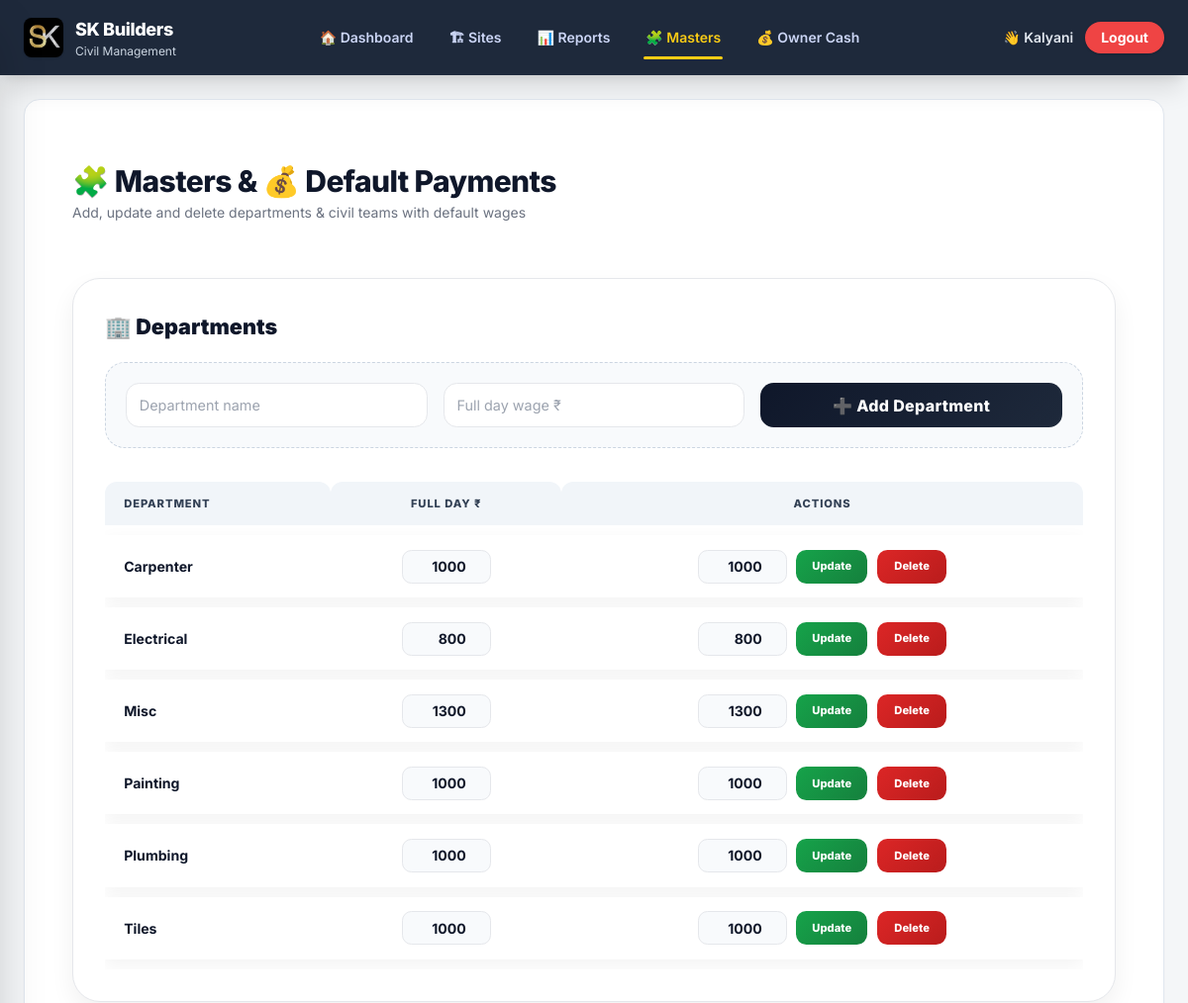
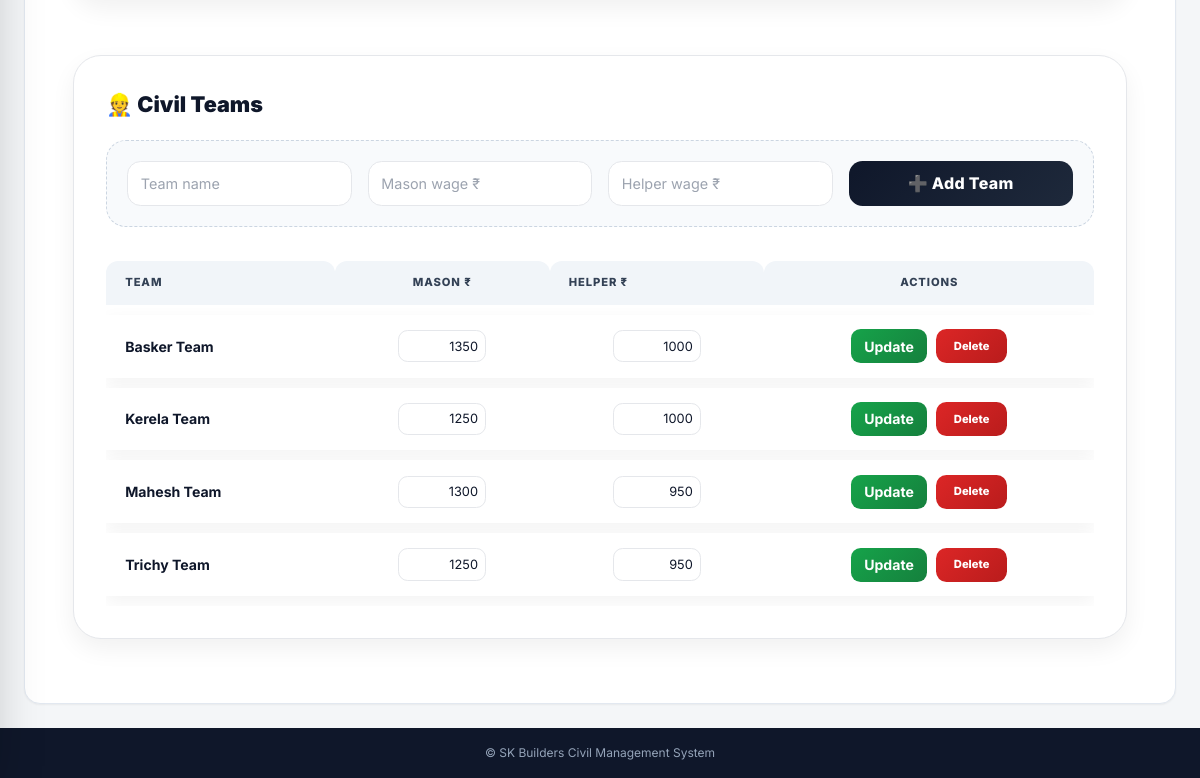
The app's page /masters/ (signed in) with its own data (2 pictures, top to bottom).
### civil_app/models.py (models this page shows, shortened)
class DefaultRate(models.Model):
    department = models.OneToOneField(Department, on_delete=models.CASCADE)
    effective_from = models.DateField(null=True, blank=True)
    full_day_rate = models.IntegerField(default=0)
    is_locked = models.BooleanField(default=True)

class Department(models.Model):
    name = models.CharField(max_length=100, unique=True)

class TeamRate(models.Model):
    team = models.ForeignKey(Team, on_delete=models.CASCADE)
    mason_full_rate = models.IntegerField()
    helper_full_rate = models.IntegerField()
    effective_from = models.DateField(null=True, blank=True)
    from_date = models.DateField()
    is_locked = models.BooleanField(default=False)

class Team(models.Model):
    name = models.CharField(max_length=100)

### civil_app/views.py (the view, shortened to what this page needs)
# urls.py: path("masters/", views.masters_and_payments, name="masters_and_payments"),
@login_required
@admin_required
def masters_and_payments(request):
    context = {
        "dept_rates": DefaultRate.objects.select_related("department").order_by("department__name"),
        "team_rates": TeamRate.objects.select_related("team").order_by("team__name"),
    }
    return render(request, "masters_and_payments.html", context)

### civil_app/views.py (called while the page is built)
def admin_required(view_func):
    return user_passes_test(lambda u: u.is_superuser, login_url="login")(view_func)

### civil_app/templates/masters_and_payments.html (shortened to what this page needs)
{% extends "base.html" %}
{% block content %}
<div class="max-w-7xl mx-auto px-6 py-10 space-y-14 animate-page">
  <div>
    <h1 class="text-3xl font-extrabold text-slate-900">
      🧩 Masters & 💰 Default Payments
    </h1>
    <p class="text-sm text-gray-500 mt-1">
      Add, update and delete departments & civil teams with default wages
    </p>
  </div>
  <section class="card">
    <h2 class="section-title">🏢 Departments</h2>
    <form method="post" class="form-box grid grid-cols-1 md:grid-cols-3 gap-4">
      <input name="name" required placeholder="Department name"
             class="input">
      <input type="number" name="full" min="1" required
             placeholder="Full day wage ₹"
             class="input">
      <button class="btn-primary">
        ➕ Add Department
      </button>
    </form>
    <div class="overflow-x-auto mt-6">
      <table class="table">
        <thead>
          <tr>
            <th>Department</th>
            <th>Full Day ₹</th>
            <th>Actions</th>
          </tr>
        </thead>
        <tbody>
          {% for r in dept_rates %}
          <tr>
  <td class="font-semibold">
    {{ r.department.name }}
  </td>
  <td class="text-center">
    <input type="number"
          min="0"
           name="full"
           value="{{ r.full_day_rate }}"
           form="dept-form-{{ r.id }}"
           class="rate-input">
  </td>
  <td class="action-cell">
    <form method="post" class="action-cell">
  <input type="number"
         min="0"
         name="full"
         value="{{ r.full_day_rate }}"
         class="rate-input"
         required>
  <button type="submit" class="btn-update">
    Update
  </button>
  <button type="submit"
          name="action"
          value="delete_department"
          onclick="return confirm('Delete {{ r.department.name }}?')"
          class="btn-red">
    Delete
  </button>
</form>
  </td>
</tr>
          {% empty %}
          <tr>
            <td colspan="3" class="empty">
              No departments configured
            </td>
          </tr>
          {% endfor %}
        </tbody>
      </table>
    </div>
  </section>
  <section class="card">
    <h2 class="section-title">👷 Civil Teams</h2>
    <form method="post"
          class="form-box grid grid-cols-1 md:grid-cols-4 gap-4">
      <input name="name" required
             placeholder="Team name"
             class="input">
      <input type="number" name="mason" min="1" required
             placeholder="Mason wage ₹"
             class="input">
      <input type="number" name="helper" min="1" required
             placeholder="Helper wage ₹"
             class="input">
      <button class="btn-primary">
        ➕ Add Team
      </button>
    </form>
    <div class="overflow-x-auto mt-6">
      <table class="table">
        <thead>
          <tr>
            <th>Team</th>
            <th>Mason ₹</th>
            <th>Helper ₹</th>
            <th>Actions</th>
          </tr>
        </thead>
        <tbody>
          {% for r in team_rates %}
          <tr>
  <td class="font-semibold">
    {{ r.team.name }}
  </td>
  <td class="text-center">
    <input name="mason"
           value="{{ r.mason_full_rate }}"
           form="team-form-{{ r.id }}"
           class="mini-input">
  </td>
  <td class="text-center">
    <input name="helper"
           value="{{ r.helper_full_rate }}"
           form="team-form-{{ r.id }}"
           class="mini-input">
  </td>
  <td class="action-cell">
    <form method="post" id="team-form-{{ r.id }}" class="action-form">
      <button class="btn-green">Update</button>
    </form>
    <form method="post"
          onsubmit="return confirm('Delete {{ r.team.name }}?')">
      <button class="btn-red">Delete</button>
    </form>
  </td>
</tr>
          {% empty %}
          <tr>
            <td colspan="4" class="empty">
              No civil teams configured
            </td>
          </tr>
          {% endfor %}
        </tbody>
      </table>
    </div>
  </section>
</div>
{% endblock %}

### civil_app/templates/base.html (shortened to what this page needs)
{% load static %}
<!DOCTYPE html>
<html lang="en">
<head>
<script src="https://cdn.tailwindcss.com"></script>
</head>
<body>
<header class="bg-slate-800 text-white px-6 py-4
flex items-center justify-between
shadow-xl relative overflow-hidden">
<a href="/" class="flex items-center gap-3 hover:opacity-90 transition">
<img src="{% static 'images/logo.jpeg' %}"
class="h-9 sm:h-10 rounded-lg shadow">
<div class="leading-tight">
<h1 class="font-extrabold text-lg">SK Builders</h1>
<p class="text-xs text-slate-300">Civil Management</p>
</div>
</a>
<nav class="hidden md:flex items-center gap-8 text-sm font-semibold">
<a href="/" class="nav-top {% if request.path == '/' %}active-top{% endif %}">
🏠 Dashboard
</a>
<a href="/sites/" class="nav-top {% if '/sites' in request.path %}active-top{% endif %}">
🏗 Sites
</a>
<a href="{% url 'reports' %}" class="nav-top {% if 'reports' in request.path %}active-top{% endif %}">
📊 Reports
</a>
<a href="{% url 'masters_and_payments' %}" class="nav-top {% if 'masters' in request.path %}active-top{% endif %}">
🧩 Masters
</a>
<a href="{% url 'owner_cash_list' %}" class="nav-top {% if 'owner-cash' in request.path %}active-top{% endif %}">
💰 Owner Cash
</a>
</nav>
<div class="flex items-center gap-3">
{% if user.is_authenticated %}
<span class="text-sm font-semibold text-slate-200">
👋 {{ user.username }}
</span>
<form method="post" action="{% url 'logout' %}">
<button class="bg-red-500 hover:bg-red-600
px-4 py-1.5 rounded-full
text-sm font-bold shadow transition">
Logout
</button>
</form>
{% endif %}
</div>
</header>
<main class="flex-1 max-w-7xl mx-auto w-full
px-4 md:px-6 py-6 pb-24 md:pb-6 animate-page">
<div class="bg-white
rounded-2xl
shadow-sm
border border-slate-200
p-4 sm:p-6
min-h-[70vh]">
{% block content %}{% endblock %}
</div>
</main>
<footer class="footer">
© {{ now|date:"Y" }} SK Builders Civil Management System
</footer>
</body>
</html>

### civil_app/templates/base.html (style rules this page uses)
:root { --primary:#facc15; --primary-dark:#f59e0b; --bg:#f8fafc; --text:#0f172a; }
html { scroll-behavior:smooth; }
body { font-family:'Inter',system-ui,-apple-system; background:linear-gradient(135deg,#f1f5f9,#ffffff); min-height:100vh; display:flex; flex-direction:column; color:var(--text); }
.nav-top { position:relative; padding:6px 2px; color:#cbd5f5; transition:.2s; }
.nav-top::after { content:""; position:absolute; left:0; bottom:-6px; height:3px; width:0; background:#facc15; transition:.25s; border-radius:999px; }
.active-top { color:#facc15; }
.active-top::after { width:100%; }
.animate-page { animation:fadeIn .35s ease-out; }
.footer { background:#0f172a; color:#94a3b8; font-size:12px; text-align:center; padding:16px; margin-top:auto; }

### civil_app/templates/masters_and_payments.html (style rules this page uses)
:root { --bg:#f4f6f8; --card:#ffffff; --border:#e5e7eb; --text:#0f172a; --muted:#64748b; --primary:#0f172a; --primary-hover:#020617; --success:#15803d; --danger:#dc2626; --warning:#f59e0b; --accent:#2563eb; }
body { background:var(--bg); }
.animate-page { animation:fadeUp .35s ease-out; }
.card { background:var(--card); border-radius:1.75rem; padding:2rem; border:1px solid var(--border); box-shadow: 0 10px 25px rgba(0,0,0,.06), 0 1px 0 rgba(255,255,255,.8) inset; }
.section-title { font-size:1.35rem; font-weight:900; color:var(--text); margin-bottom:1.25rem; }
.form-box { background:#f8fafc; border-radius:1.25rem; padding:1.25rem; border:1px dashed #cbd5e1; }
.input { width:100%; border-radius:.85rem; padding:.65rem .8rem; font-size:.9rem; border:1px solid var(--border); background:white; transition:.2s; }
.mini-input { width:5.5rem; border-radius:.6rem; padding:.35rem .45rem; border:1px solid var(--border); font-size:.8rem; }
.btn-primary { background:linear-gradient(135deg,var(--primary),#1e293b); color:white; font-weight:800; border-radius:.85rem; padding:.65rem 1.1rem; letter-spacing:.02em; transition:.25s; }
.btn-green { background:linear-gradient(135deg,#16a34a,#15803d); color:white; font-weight:700; border-radius:.6rem; padding:.35rem .8rem; }
.btn-red { background:linear-gradient(135deg,#dc2626,#b91c1c); color:white; font-weight:700; border-radius:.6rem; padding:.35rem .8rem; }
.table { width:100%; border-collapse:separate; border-spacing:0 10px; font-size:0.88rem; }
.table thead th { background:#f1f5f9; color:#334155; font-size:0.7rem; font-weight:800; letter-spacing:0.08em; text-transform:uppercase; padding:0.85rem 1.2rem; text-align:left; border-radius:0.75rem 0.75rem 0 0; }
.table thead th:nth-child(2) { text-align:center; }
.table thead th:last-child { text-align:center; }
.table tbody tr { background:white; box-shadow:0 6px 18px rgba(0,0,0,0.05); transition:all 0.2s ease; }
.table td { padding:0.9rem 1.2rem; vertical-align:middle; }
.table td:first-child { font-weight:700; color:#0f172a; }
.table td:last-child { text-align:center; }
.rate-input { width:90px; padding:0.35rem 0.55rem; border-radius:0.6rem; border:1px solid #e5e7eb; background:#f8fafc; font-weight:700; text-align:right; transition:0.2s; }
.btn-update { background:linear-gradient(135deg,#16a34a,#15803d); color:white; border:none; padding:0.35rem 1rem; border-radius:0.65rem; font-size:0.7rem; font-weight:800; cursor:pointer; transition:0.2s; }
.btn-red { background:linear-gradient(135deg,#dc2626,#b91c1c); color:white; border:none; padding:0.35rem 1.1rem; border-radius:0.65rem; font-size:0.7rem; font-weight:800; cursor:pointer; transition:0.2s; }
.action-cell { display:flex; justify-content:center; align-items:center; gap:0.6rem; }
.action-form { margin:0; }
.btn-update, .btn-green, .btn-red { height:34px; display:flex; align-items:center; justify-content:center; }
.rate-input, .mini-input { text-align:right; }
h1 { letter-spacing:-.02em; }

### records on screen
DefaultRate: department.name "Carpenter", full "1000"
DefaultRate: department.name "Electrical", full "800"
DefaultRate: department.name "Misc", full "1300"
DefaultRate: department.name "Painting", full "1000"
DefaultRate: department.name "Plumbing", full "1000"
DefaultRate: department.name "Tiles", full "1000"
TeamRate: team.name "Basker Team", mason "1350", helper "1000"
TeamRate: team.name "Kerela Team", mason "1250", helper "1000"
TeamRate: team.name "Mahesh Team", mason "1300", helper "950"
TeamRate: team.name "Trichy Team", mason "1250", helper "950"

### other values on screen
{{ user.username }} "Kalyani"
